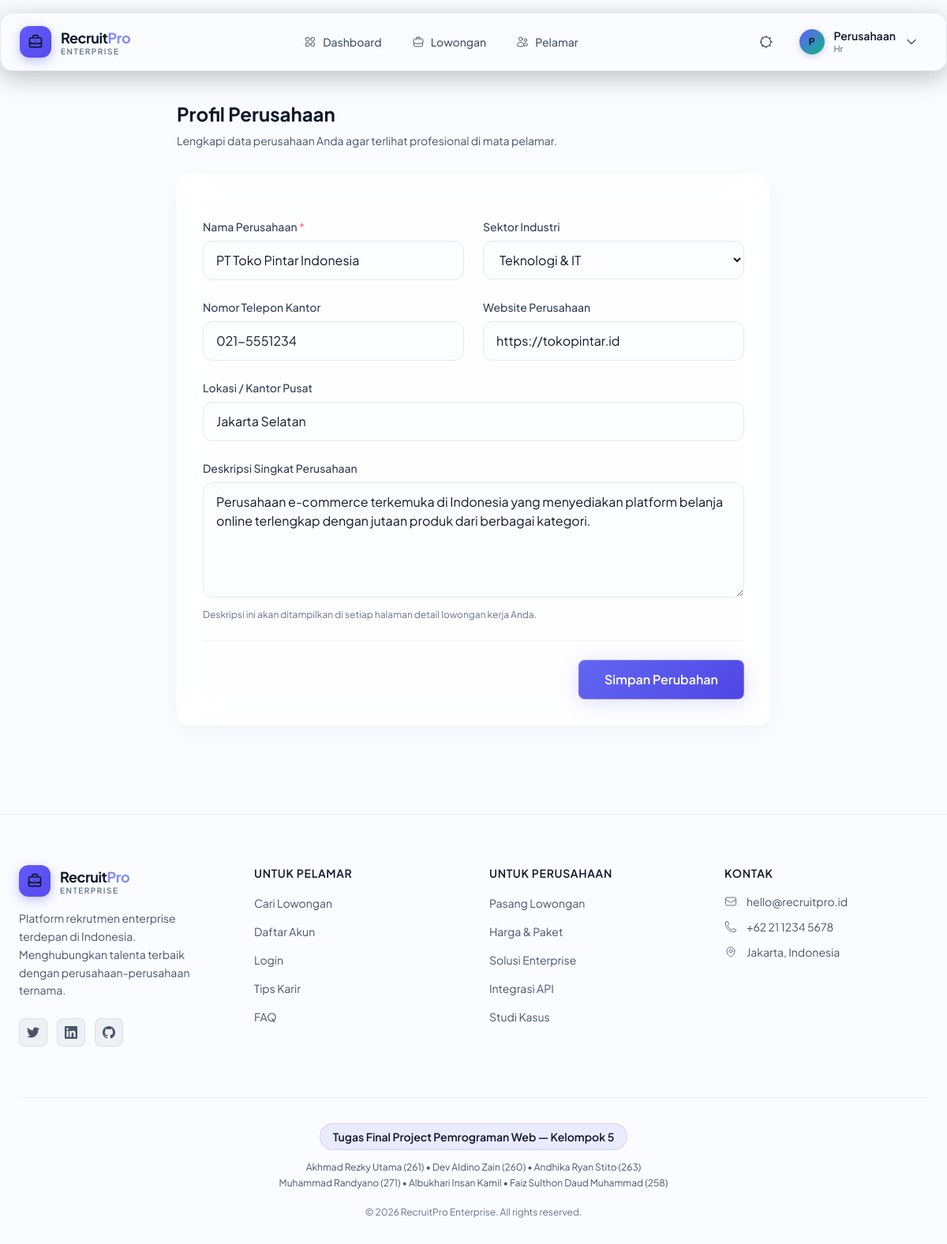
The page /hr/profile.php (signed in) on the database its author committed.
### tables this page shows
CREATE TABLE `hr_profiles` (
  `id` int(10) unsigned NOT NULL AUTO_INCREMENT,
  `user_id` int(10) unsigned NOT NULL,
  `company_name` varchar(255) NOT NULL,
  `industry` varchar(100) DEFAULT NULL,
  `location` varchar(255) DEFAULT NULL,
  `phone` varchar(20) DEFAULT NULL,
  `website` varchar(255) DEFAULT NULL,
  `company_description` text DEFAULT NULL,
  `created_at` datetime NOT NULL DEFAULT current_timestamp(),
  `updated_at` datetime NOT NULL DEFAULT current_timestamp() ON UPDATE current_timestamp(),
  PRIMARY KEY (`id`),
  UNIQUE KEY `user_id` (`user_id`),
  KEY `idx_hr_company` (`company_name`),
  CONSTRAINT `fk_hr_profiles_user` FOREIGN KEY (`user_id`) REFERENCES `users` (`id`) ON DELETE CASCADE
);

### hr/profile.php (the view, shortened to what this page needs)
<?php
$pdo = Database::getConnection();
$userId = $_SESSION['user_id'];
$stmt = $pdo->prepare("SELECT * FROM hr_profiles WHERE user_id = :uid");
$stmt->execute(['uid' => $userId]);
$profile = $stmt->fetch();
?>
<!DOCTYPE html>
<html lang="id">
<head>
    <script src="https://cdn.tailwindcss.com"></script>
    <link rel="stylesheet" href="<?= BASE_URL ?>/assets/css/design-system.css">
    <link rel="stylesheet" href="<?= BASE_URL ?>/assets/css/components.css">
</head>
<body class="bg-slate-900 text-slate-200 font-sans antialiased min-h-screen flex flex-col relative">
    <?php require_once __DIR__ . '/../components/header.php'; ?>
    <main class="flex-grow max-w-[800px] mx-auto w-full px-4 sm:px-6 py-8">
        <div class="mb-8">
            <h1 class="text-2xl font-bold text-white mb-2">Profil Perusahaan</h1>
            <p class="text-sm text-slate-400">Lengkapi data perusahaan Anda agar terlihat profesional di mata pelamar.</p>
        </div>
        <form action="<?= htmlspecialchars($_SERVER['PHP_SELF']) ?>" method="POST" class="glass-card p-6 sm:p-8 space-y-6">
            <div class="grid grid-cols-1 md:grid-cols-2 gap-6">
                <div class="space-y-2">
                    <label class="block text-sm font-medium text-slate-300">Nama Perusahaan <span class="text-rose-400">*</span></label>
                    <input type="text" name="company_name" value="<?= htmlspecialchars($profile['company_name'] ?? '') ?>" required class="w-full bg-slate-900/50 border border-slate-700 rounded-xl px-4 py-3 text-white focus:outline-none focus:border-indigo-500">
                </div>
                <div class="space-y-2">
                    <label class="block text-sm font-medium text-slate-300">Sektor Industri</label>
                    <select name="industry" class="w-full bg-slate-900/50 border border-slate-700 rounded-xl px-4 py-3 text-white focus:outline-none focus:border-indigo-500">
                        <?php foreach(INDUSTRY_CATEGORIES as $k => $v): ?>
                            <option value="<?= $k ?>" <?= ($profile['industry'] ?? '') == $k ? 'selected' : '' ?>><?= $v ?></option>
                        <?php endforeach; ?>
                    </select>
                </div>
            </div>
            <div class="grid grid-cols-1 md:grid-cols-2 gap-6">
                <div class="space-y-2">
                    <label class="block text-sm font-medium text-slate-300">Nomor Telepon Kantor</label>
                    <input type="text" name="phone" value="<?= htmlspecialchars($profile['phone'] ?? '') ?>" class="w-full bg-slate-900/50 border border-slate-700 rounded-xl px-4 py-3 text-white focus:outline-none focus:border-indigo-500">
                </div>
                <div class="space-y-2">
                    <label class="block text-sm font-medium text-slate-300">Website Perusahaan</label>
                    <input type="url" name="website" value="<?= htmlspecialchars($profile['website'] ?? '') ?>" class="w-full bg-slate-900/50 border border-slate-700 rounded-xl px-4 py-3 text-white focus:outline-none focus:border-indigo-500" placeholder="https://www.contoh.com">
                </div>
            </div>
            <div class="space-y-2">
                <label class="block text-sm font-medium text-slate-300">Lokasi / Kantor Pusat</label>
                <input type="text" name="location" value="<?= htmlspecialchars($profile['location'] ?? '') ?>" class="w-full bg-slate-900/50 border border-slate-700 rounded-xl px-4 py-3 text-white focus:outline-none focus:border-indigo-500" placeholder="Contoh: Menara Sudirman, Jakarta Selatan">
            </div>
            <div class="space-y-2">
                <label class="block text-sm font-medium text-slate-300">Deskripsi Singkat Perusahaan</label>
                <textarea name="company_description" rows="5" class="w-full bg-slate-900/50 border border-slate-700 rounded-xl px-4 py-3 text-white focus:outline-none focus:border-indigo-500" placeholder="Ceritakan tentang sejarah, visi, atau budaya kerja di perusahaan Anda..."><?= htmlspecialchars($profile['company_description'] ?? '') ?></textarea>
                <p class="text-xs text-slate-500 mt-1">Deskripsi ini akan ditampilkan di setiap halaman detail lowongan kerja Anda.</p>
            </div>
            <div class="pt-6 mt-6 border-t border-slate-700/50 flex justify-end">
                <button type="submit" class="btn-primary px-8 py-3 text-base">Simpan Perubahan</button>
            </div>
        </form>
    </main>
    <?php require_once __DIR__ . '/../components/footer.php'; ?>
</body>
</html>

### assets/css/design-system.css (style rules this page uses)
:root { --glass-bg: rgba(255, 255, 255, 0.7); --glass-border: rgba(255, 255, 255, 0.8); --glass-shadow: 0 8px 32px rgba(15, 23, 42, 0.04); --glass-blur: 24px; --indigo-glow: 0 4px 24px rgba(99, 91, 255, 0.2); --emerald-glow: 0 4px 24px rgba(16, 185, 129, 0.15); }
.glass-card { background: var(--glass-bg); backdrop-filter: blur(var(--glass-blur)); -webkit-backdrop-filter: blur(var(--glass-blur)); border: 1px solid var(--glass-border); border-radius: 1rem; box-shadow: var(--glass-shadow); }
.btn-primary { background: linear-gradient(135deg, #6366f1 0%, #4f46e5 100%); color: #ffffff !important; font-weight: 600; padding: 0.75rem 1.75rem; border-radius: 0.5rem; box-shadow: var(--indigo-glow); transition: all 0.2s cubic-bezier(0.4, 0, 0.2, 1); display: inline-flex; align-items: center; gap: 0.5rem; border: 1px solid rgba(255, 255, 255, 0.2); position: relative; z-index: 1; }
.btn-primary::before { content: ''; position: absolute; inset: -3px; background: linear-gradient(135deg, #4f46e5, #06b6d4, #34d399); border-radius: 0.6rem; z-index: -1; opacity: 0; transition: opacity 0.4s ease; filter: blur(8px); }

### rows shown on the page
hr_profiles: company_name "PT Toko Pintar Indonesia", industry "Teknologi & IT", phone "021-5551234", website "https://tokopintar.id", location "Jakarta Selatan", company_description "Perusahaan e-commerce terkemuka di Indonesia yang menyediakan platform belanja online terlengkap dengan jutaan produk dari berbagai kategori."

### other values the page prints
substr(htmlspecialchars($userName), 0, 1) "P"
$userName "Perusahaan"
$currentRole "Hr"
